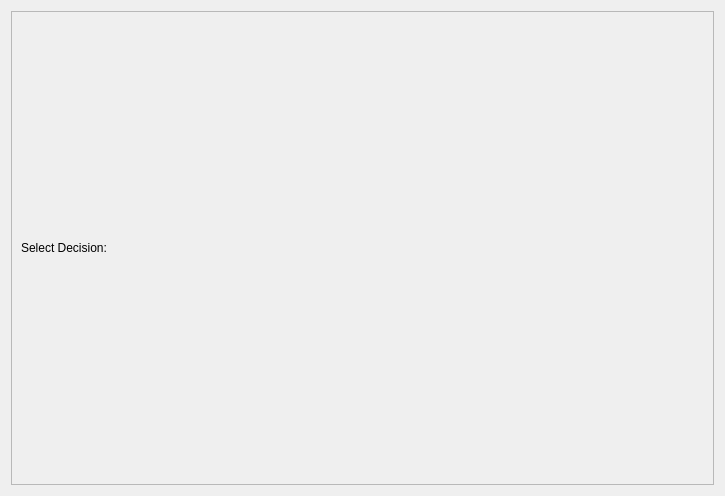
<?xml version="1.0" encoding="UTF-8"?>
<ui version="4.0">
 <class>DecisionSelectionView</class>
 <widget class="QWidget" name="DecisionSelectionView">
  <property name="geometry">
   <rect>
    <x>0</x>
    <y>0</y>
    <width>725</width>
    <height>496</height>
   </rect>
  </property>
  <property name="windowTitle">
   <string>Form</string>
  </property>
  <layout class="QVBoxLayout" name="verticalLayout">
   <item>
    <widget class="QFrame" name="frame">
     <property name="frameShape">
      <enum>QFrame::StyledPanel</enum>
     </property>
     <property name="frameShadow">
      <enum>QFrame::Raised</enum>
     </property>
     <layout class="QVBoxLayout" name="verticalLayout_2">
      <item>
       <widget class="QLabel" name="label">
        <property name="text">
         <string>Select Decision:</string>
        </property>
       </widget>
      </item>
     </layout>
    </widget>
   </item>
  </layout>
 </widget>
 <resources/>
 <connections/>
</ui>
